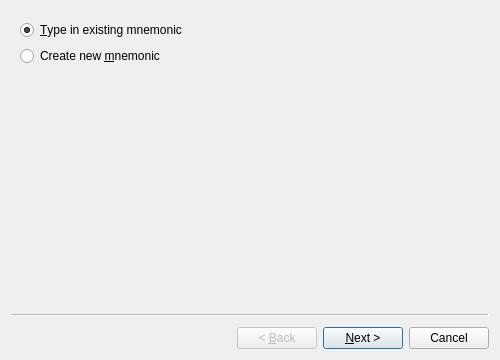
<?xml version="1.0" encoding="UTF-8"?>
<ui version="4.0">
 <class>SetSecretWizard</class>
 <widget class="QWizard" name="SetSecretWizard">
  <property name="geometry">
   <rect>
    <x>0</x>
    <y>0</y>
    <width>500</width>
    <height>360</height>
   </rect>
  </property>
  <property name="windowTitle">
   <string>Set Snopf Secret</string>
  </property>
  <property name="wizardStyle">
   <enum>QWizard::ClassicStyle</enum>
  </property>
  <widget class="QWizardPage" name="page1">
   <layout class="QGridLayout" name="gridLayout_2">
    <item row="0" column="0">
     <widget class="QRadioButton" name="useExistingMnemonicRadio">
      <property name="text">
       <string>&amp;Type in existing mnemonic</string>
      </property>
      <property name="checked">
       <bool>true</bool>
      </property>
     </widget>
    </item>
    <item row="1" column="0">
     <widget class="QRadioButton" name="createNewMnemonicRadio">
      <property name="text">
       <string>Create new &amp;mnemonic</string>
      </property>
     </widget>
    </item>
   </layout>
  </widget>
  <widget class="QWizardPage" name="page2">
   <layout class="QGridLayout" name="gridLayout">
    <item row="0" column="0">
     <widget class="QLabel" name="label_4">
      <property name="text">
       <string>Make sure to keep these 24 words at a safe place!</string>
      </property>
     </widget>
    </item>
    <item row="1" column="0">
     <widget class="QTextEdit" name="mnemonicEdit"/>
    </item>
   </layout>
  </widget>
  <widget class="QWizardPage" name="page3">
   <layout class="QGridLayout" name="gridLayout_4">
    <item row="0" column="0">
     <widget class="QLabel" name="label">
      <property name="text">
       <string>Keep the button on Snopf pressed for five seconds.</string>
      </property>
     </widget>
    </item>
    <item row="1" column="0">
     <widget class="QLabel" name="label_2">
      <property name="text">
       <string>After the blinking LED stopped, click Next.</string>
      </property>
     </widget>
    </item>
   </layout>
  </widget>
  <widget class="QWizardPage" name="page4">
   <layout class="QGridLayout" name="gridLayout_3">
    <item row="0" column="0">
     <widget class="QLabel" name="label_3">
      <property name="text">
       <string>Press the button on Snopf to type in a test password:</string>
      </property>
     </widget>
    </item>
    <item row="1" column="0">
     <widget class="QLineEdit" name="passwordEdit">
      <property name="inputMethodHints">
       <set>Qt::ImhNoAutoUppercase</set>
      </property>
      <property name="inputMask">
       <string notr="true"/>
      </property>
      <property name="text">
       <string notr="true"/>
      </property>
      <property name="frame">
       <bool>true</bool>
      </property>
      <property name="placeholderText">
       <string notr="true"/>
      </property>
     </widget>
    </item>
    <item row="2" column="0">
     <widget class="QLabel" name="expectedPasswordLabel">
      <property name="text">
       <string>&lt;expected result&gt;</string>
      </property>
     </widget>
    </item>
   </layout>
  </widget>
 </widget>
 <resources/>
 <connections/>
</ui>
